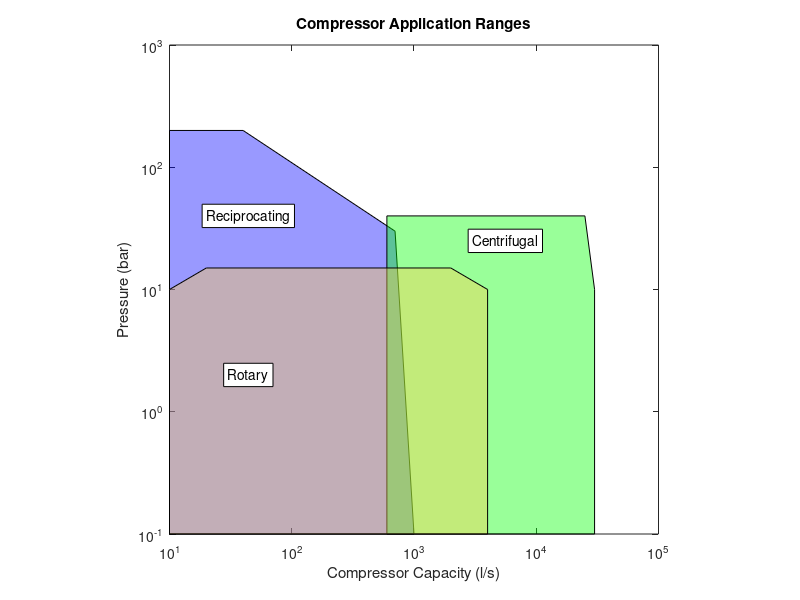

Write the MATLAB code that produced this figure.
clf

%   Reciprocating
x = [10, 1000, 700, 40, 10];
y = [0.1, 0.1, 30, 200, 200];
c = [1 0.8 0.3];
fill(x, y, 'b', 'FaceAlpha', 0.4)

set(gca,'xscale','log');
set(gca,'yscale','log');

hold on

%   Centrifugal
x = [600, 30000, 30000, 25000, 600];
y = [0.1, 0.1, 10, 40, 40];
c = [1 0.8 0.3];
h_centrif = fill(x, y, 'g', 'FaceAlpha', 0.4);
%   set(h_centrif, 'LineStyle', '--');

% Rotary
x = [10, 4000, 4000, 2000, 20, 10];
y = [0.1, 0.1, 10, 15, 15, 10];
c = [1 0.8 0.3];
fill(x, y, c, 'FaceAlpha', 0.4)

axis square;

xlabel('Compressor Capacity (l/s)')
ylabel('Pressure (bar)')
title('Compressor Application Ranges')

text(30, 2, 'Rotary', 'EdgeColor', 'black', 'BackgroundColor', 'white');
text(20, 40, 'Reciprocating', 'EdgeColor', 'black', 'BackgroundColor', 'white');
text(3000, 25, 'Centrifugal', 'EdgeColor', 'black', 'BackgroundColor', 'white');